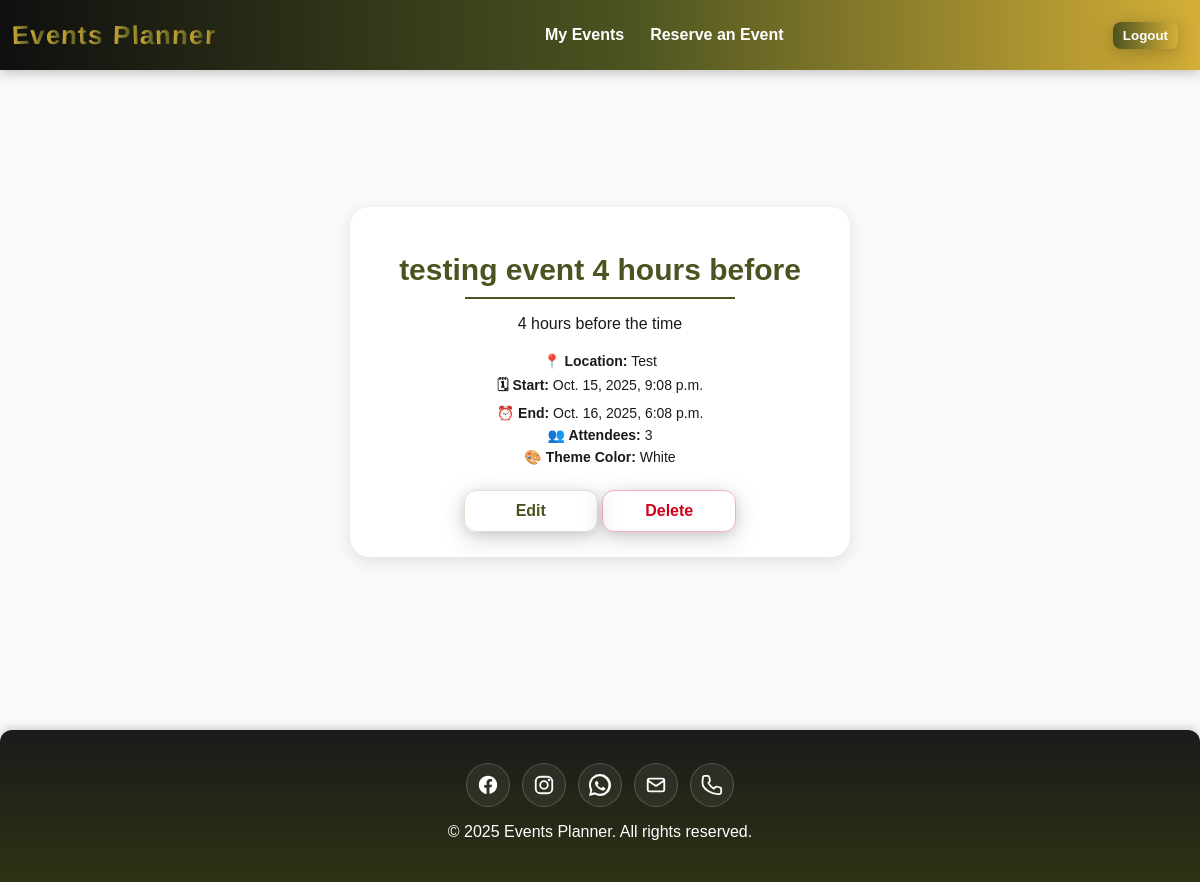
/events/11/ (signed in), run on the app's committed database.
### main_app/models.py (models this page shows, shortened)
class Event(models.Model):
  title = models.CharField(max_length=200)
  description = models.TextField(max_length=500)
  location = models.TextField(max_length=500)
  start_date = models.DateTimeField('Event Date')
  end_date = models.DateTimeField('Event End Date')
  created_date = models.DateTimeField(auto_now=True)
  updated_date = models.DateTimeField(auto_now=True)
  attendees_count = models.IntegerField()
  theme_colors = models.CharField(max_length=100)
  theme_images = models.ImageField(upload_to='events/%Y/%m/',
        blank=True,
        null=True)
  user = models.ForeignKey(
        settings.AUTH_USER_MODEL,
        on_delete=models.CASCADE,
        related_name='events'
    )

### main_app/views.py (the view)
# urls.py: path('events/<int:pk>/', views.EventDetail.as_view(), name='event-details'),
class EventDetail(LoginRequiredMixin, DetailView):
    model = Event
    template_name = 'events/details.html'
    def get_queryset(self):
        user = self.request.user
        if _is_privileged(user):
            return Event.objects.all()
        return Event.objects.filter(user=user)

### main_app/views.py (called while the page is built)
def _is_privileged(user):
    return user.is_staff or user.is_superuser

### main_app/templates/events/details.html (shortened to what this page needs)
{% extends 'base.html' %}
{% load static %}
{% block head %}
  <link rel="stylesheet" href="{% static 'css/details.css' %}" />
{% endblock %}
{% block content %}
<div class="details-card">
    <div class="card-content">
        <h1>{{event.title}}</h1>
        <hr class="underline">
        <p class="description">{{event.description}}</p>
        <div class="event-details">
            <p><strong>📍 Location:</strong> {{event.location}}</p>
            <p><strong>🗓 Start:</strong> {{event.start_date}}</p>
             <p><strong>⏰ End:</strong> {{event.end_date}}</p>
             <p><strong>👥 Attendees:</strong> {{event.attendees_count}}</p>
            <p><strong>🎨 Theme Color:</strong> {{event.theme_colors}}</p>
        </div>
       <div class="form-actions">
            <a href="{% url 'event-update' event.pk %}" class="btn btn-ghost">Edit</a>
            <a href="{% url 'event-delete' event.pk %}" class="btn btn-danger">Delete</a>
        </div>
    </div>
</div>
{% endblock %}

### main_app/static/css/variables.css (style rules this page uses)
:root { --olive: #4b5320; --olive-900: #2d3314; --gold: #d4af37; --gold-300: #e6c77f; --black: #1a1a1a; --ink: #2a2a2a; --paper: #faf9f7; --white: #ffffff; --error-color: #d0021b; --stroke: rgba(0,0,0,.08); --shadow-strong: 0 6px 24px rgba(0,0,0,.18), 0 2px 8px rgba(0,0,0,.08); --header-gradient: linear-gradient(90deg, #0f0f0f, var(--olive) 52%, var(--gold)); --cta-gradient: linear-gradient(90deg, var(--olive), var(--gold)); --cta-hover-gradient: linear-gradient(90deg, var(--olive-900), #b99725); --font-sans: "Poppins", ui-sans-serif, system-ui, sans-serif; --surface: var(--paper); --surface-2: #f0eee9; --card: #ffffff; --border: #e0decc; --text: var(--ink); --muted: #5c5c5c; --shadow: 0 8px 20px rgba(0, 0, 0, 0.08); }
.btn { display:inline-flex; align-items:center; justify-content:center; padding: 8px 16px; border-radius: 8px; border:0; background: var(--cta-gradient); color:#fff; font-weight:600; text-decoration:none; cursor:pointer; transition: background .25s ease, transform .2s ease, box-shadow .2s ease; box-shadow: var(--shadow-strong); }

### main_app/static/css/base.css (style rules this page uses)
:root { --header-h: 70px; --page-max: 2000px; }
html, body { width: 100%; }
body { font-family: var(--font-sans); color: var(--ink); background: var(--paper); margin: 0 auto; max-width: var(--page-max); min-height: 100vh; overflow-x: hidden; }

### main_app/static/css/details.css (style rules this page uses)
body { font-family: 'Cairo', sans-serif; min-height: 100vh; margin: 0; display: flex; flex-direction: column; }
.details-card { background: white; border-radius: 20px; box-shadow: 0 4px 15px rgba(0, 0, 0, 0.1); overflow: hidden; width: 500px; max-width: 90%; text-align: center; }
.card-content { padding: 25px; }
.btn { display: inline-flex; align-items: center; gap: 10px; font-weight: 600; text-decoration: none; padding: 12px 16px; border-radius: 12px; border: 1px solid transparent; transition: transform .12s ease, box-shadow .12s ease, background .12s ease, border-color .12s ease; cursor: pointer; line-height: 1; white-space: nowrap; }
.btn-ghost { background: transparent; border-color: var(--border); color: var(--olive); }
.btn-danger { background: transparent; border-color: rgba(208, 2, 27, 0.3); color: var(--error-color); }
h1 { font-size: 30px; color: var(--olive); margin-bottom: 10px; }
.underline { height: 2px; width: 60%; border: none; background-color: var(--olive); margin: 10px auto 15px; }
.description { font-size: 16px; color: var(--black); margin-bottom: 20px; }
.event-details { text-align: center; font-size: 14px; color: var(--black); }
.event-details p { margin: 6px 0; }
.form-actions { margin-top: 25px; }
.form-actions .btn { min-width: 100px; }

### data on the page
Event: title "testing event 4 hours before", description "4 hours before the time", location "Test", start_date "Oct. 15, 2025, 9:08 p.m.", end_date "Oct. 16, 2025, 6:08 p.m.", attendees_count "3", theme_colors "White"
